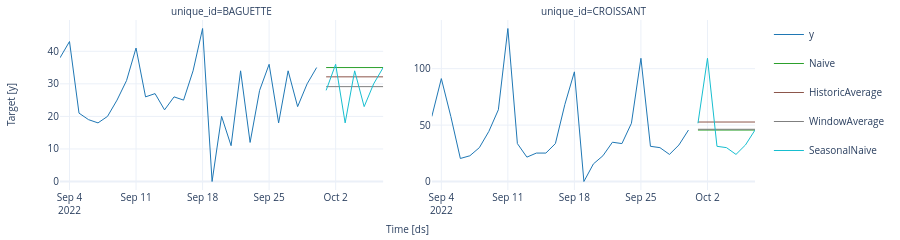

Notebook code for this chart:
### Code cell
plot_series(
    df=df,
    forecasts_df=preds,
    ids=["BAGUETTE", "CROISSANT"],
    max_insample_length=28,
    palette="tab10",
    engine="plotly"
)
